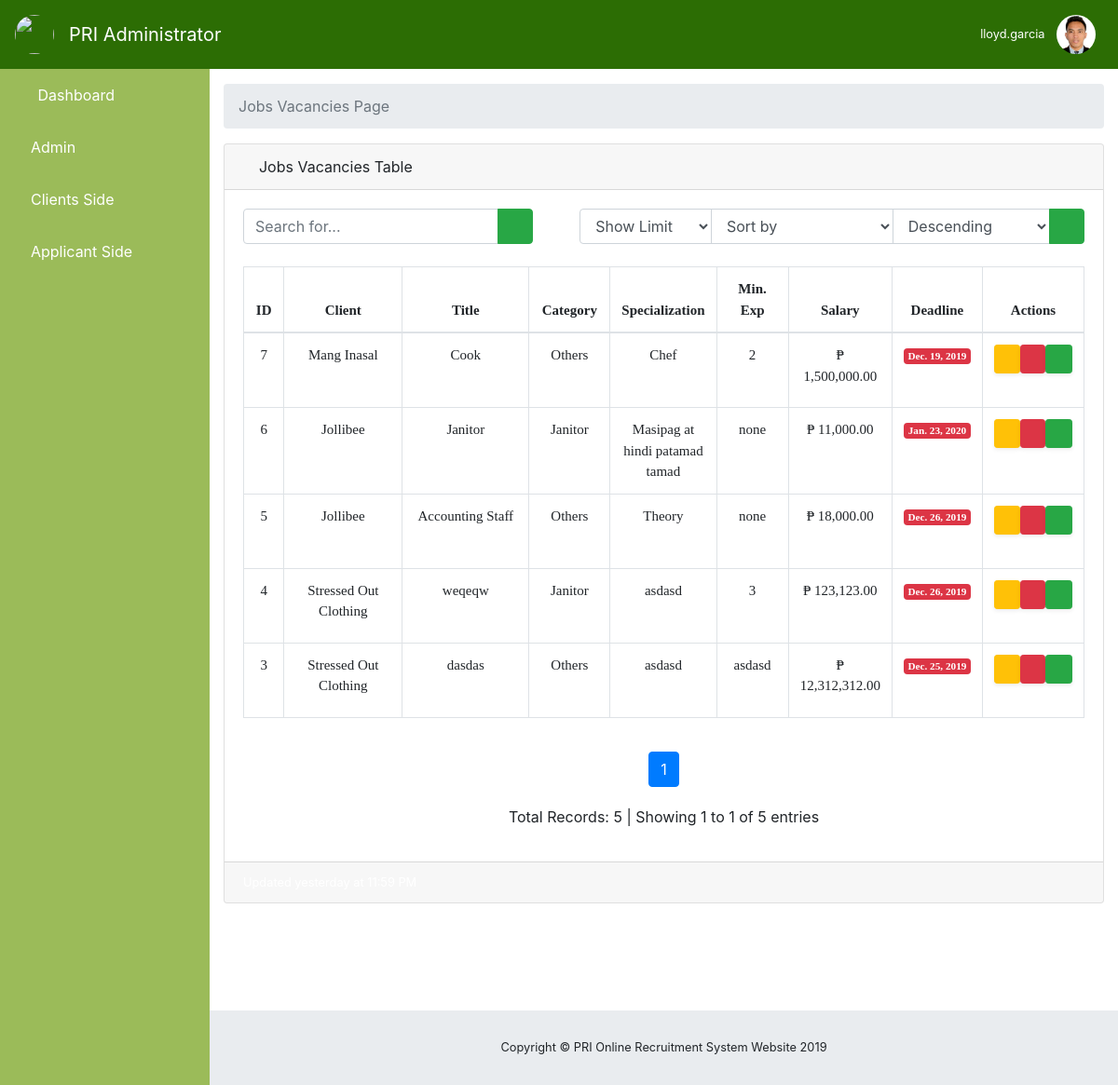
Screenshot of /client/jobs/ (signed in) with the database file from the repository.
### pors_app/models.py (models this page shows, shortened)
class PRIUserInfo(models.Model):
    GENDER_LIST = (
        ('Male', 'Male'),
        ('Female', 'Female')
    )
    USER_LEVELS = (
        ('Administrator', 'Administrator'),
        ('Sub Admin', 'Sub Admin'),
        ('Employee', 'Employee'),
        ('Client', 'Client'),
        ('Applicant', 'Applicant'),
    )
    user = models.OneToOneField(User, on_delete=models.CASCADE, related_name='user_fk')
    first_name = models.CharField(max_length=50)
    middle_name = models.CharField(max_length=50)
    last_name = models.CharField(max_length=50)
    age = models.PositiveIntegerField()
    gender = models.CharField(max_length=50, choices=GENDER_LIST, default=GENDER_LIST[0])
    contact = models.CharField(max_length=12, unique=True)
    address = models.CharField(max_length=250)
    position = models.CharField(max_length=50)
    department = models.CharField(max_length=50)
    image = models.ImageField(upload_to='images/', blank=True, validators=[file_validator])
    level = models.CharField(max_length=50, choices=USER_LEVELS, default=USER_LEVELS[0])
    date_added = models.DateTimeField(auto_now_add=True)

class PRIJobVacancyInfo(models.Model):
    CATEGORY_LIST = (
        ('Janitor', 'Janitor'),
        ('Others', 'Others'),
    )
    secure_id = models.CharField(max_length=255,unique=True, blank=True)
    client_request = models.OneToOneField(PRIRequestInfo, on_delete=models.CASCADE, related_name='job_vacancy_client_request_fk')
    job_title = models.CharField(max_length=150)
    job_category = models.CharField(max_length=10, choices=CATEGORY_LIST, default=CATEGORY_LIST[0])
    job_specialization = models.CharField(max_length=50)
    job_minimum_experience = models.CharField(max_length=15)
    job_salary = models.DecimalField(default=0, max_digits=12, decimal_places=2)
    job_deadline = models.DateField()
    job_company_overview = models.TextField(blank=True)
    job_description = models.TextField(blank=True)

class PRIRequestInfo(models.Model):
    STATUS_LIST = (
        ('Started', 'Started'),
        ('On Going', 'On Going'),
        ('Completed', 'Completed'),
        ('Deadline', 'Deadline'),
        ('Failed', 'Failed'),
    )
    requested_client = models.ForeignKey(PRIClientsInfo, on_delete=models.CASCADE, related_name='requested_client_fk')
    status = models.CharField(max_length=50, choices=STATUS_LIST, default=STATUS_LIST[0])
    content = models.TextField()
    data_requested = models.DateField(auto_now_add=True)
    seen_by_admin = models.BooleanField(default=False)

class PRIClientsInfo(models.Model):
    client_user = models.OneToOneField(PRIUserInfo, on_delete=models.CASCADE, related_name='client_user_fk')
    client_company_name = models.CharField(max_length=50, null=True)
    client_company_logo = models.ImageField(upload_to='images/', blank=True, null=True, validators=[file_validator])
    client_location = models.CharField(max_length=250)
    contact_person = models.CharField(max_length=80)
    contact_mobile_no = models.CharField(max_length=12, unique=True)

### pors_app/views.py (the view)
# urls.py: path('client/jobs/', views.PriJobs.as_view(), name='jobs'),
class PriJobs(LoginRequiredMixin, TemplateView):
    template_name = 'pri_admin/pri_admin_jobs_page.html'
    def get_context_data(self, *args, **kwargs):
        context = super(PriJobs, self).get_context_data(*args, **kwargs)
        user = User.objects.all().filter(username=self.request.user)
        try:
            profile = PRIUserInfo.objects.all().get(user__in=user, level='Administrator')
        except PRIUserInfo.DoesNotExist:
            raise Http404()
        for key, value in self.request.session.items():
            print('{} -> {}'.format(key, value))
        if 'current_page' in self.request.session:
            del self.request.session['current_page']
            print('current_page => DELETED!')
        else:
            print('current_page is not existing yet!')
        if 'search_text' in self.request.session:
            del self.request.session['search_text']
            print('searched_text => DELETED!')
        else:
            print('searched_text is not existing yet')
        if 'sortBy' in self.request.session:
            del self.request.session['sortBy']
            print('sortBy => DELETED!')
        else:
            print('sortBy is not existing yet')
        if 'column' in self.request.session:
            del self.request.session['column']
            print('column => DELETED')
        else:
            print('column is not existing yet')
        if 'limit' in self.request.session:
            del self.request.session['limit']
            print('limit => DELETED')
        else:
            print('limit is not existing yet')
        query = PRIJobVacancyInfo.objects.all().order_by('-id')
        count = query.count()
        query = pri_admin_jobs_page_pagination(query, 10, 1)
        columns = []
        for field in PRIJobVacancyInfo._meta.get_fields()[3:]:
            col = field.get_attname_column()[1]
            columns.append(col.replace("_", " "))
        columns.remove("client request id")
        columns.remove("job company overview")
        columns.remove("job description")
        context.update({
            'user': user,
            'profile': profile,
            'query': query,
            'count': count,
            'columns': columns,
        })
        return context

### pors_app/templates/pri_admin/pri_admin_jobs_page.html (shortened to what this page needs)
{% extends 'pri_admin/pri_admin_index.html' %}
{% block inner_body %}
<ol class="breadcrumb">
    <li class="breadcrumb-item active">Jobs Vacancies Page</li>
</ol>
<div class="card mb-3">
    <div class="card-header">
        <i class="fas fa-table"></i>
        Jobs Vacancies Table
    </div>
    <div class="card-body">
        <div class="d-sm-flex align-items-center justify-content-between mb-4">
           <form method="POST" id="form-search-jobs">
                <div class="input-group">
                    <input id="search-jobs" type="text" class="form-control" placeholder="Search for..." aria-label="Search"
                           aria-describedby="basic-addon2" required>
                    <div class="input-group-append">
                        <button class="btn btn-success btn-search-jobs" type="button">
                            <i class="fas fa-search"></i>
                        </button>
                    </div>
                </div>
            </form>
            <form style="width: 60%">
                 <div class="input-group">
                       <select class="form-control" id="record-limit-jobs" style="width: 10%">
                            <option disabled selected hidden>Show Limit</option>
                        </select>
                     <select class="form-control" id="column-jobs" style="width: 20%">
                            <option disabled selected hidden>Sort by</option>
                        </select>
                    <select class="form-control" id="sort-order-jobs" style="width: 15%">
                            <option>Descending</option>
                    </select>
                    <div class="input-group-append">
                        <button class="btn btn-success" type="button" id="button-sort-jobs">
                            <i class="fas fa-sort"></i>
                        </button>
                    </div>
                </div>
            </form>
        </div>
        <div class="table-responsive" id="table-jobs">
            <table class="table table-bordered" id="dataTable" width="100%" cellspacing="0" style="font-family: candara; font-size: 15px">
                <thead>
                <tr>
                    <th style="width: 5%" class="text-center">ID</th>
                    <th style="width: 20%" class="text-center">Client</th>
                    <th style="width: 20%" class="text-center">Title</th>
                    <th style="width: 10%" class="text-center">Category</th>
                    <th style="width: 10%" class="text-center">Specialization</th>
                    <th style="width: 10%" class="text-center">Min. Exp</th>
                    <th style="width: 10%" class="text-center">Salary</th>
                    <th style="width: 10%" class="text-center">Deadline</th>
                    <th style="width: 5%" class="text-center">Actions</th>
                </tr>
                </thead>
                <tbody>
                 {% include 'pri_admin/tables/pri_admin_jobs_table.html' %}
                </tbody>
            </table>
        </div>
        <div id="pagination-jobs" class="text-center">
            {% include 'pri_admin/paginators/pri_admin_users_pagination.html' %}
        </div>
    </div>
    <div class="card-footer small text-muted">Updated yesterday at 11:59 PM</div>
</div>
<p class="small text-center text-muted my-5">
    <em>To God be the Glory</em>
</p>
{% endblock inner_body %}

### pors_app/templates/pri_admin/pri_admin_index.html (shortened to what this page needs)
{% extends 'base.html' %}
{% load staticfiles %}
{% block body_block %}
<nav class="navbar navbar-expand navbar-dark custom-color-header static-top">
    <a class="navbar-brand" href="#">
        <img class="rounded-circle" src="{% static 'images\pri_logo.jpg' %}" alt="" height="42" width="42">
    </a>
    <a class="navbar-brand mr-1" href="{% url 'admin:index' %}">PRI Administrator</a>
    <button class="btn btn-link btn-sm text-white order-1 order-sm-0" id="sidebarToggle" href="#">
        <i class="fas fa-bars"></i>
    </button>
    {% if request.user.is_authenticated and request.user.is_superuser and request.user.is_active %}
    {% if user %}
    {% for u in user %}
    <ul class="navbar-nav ml-auto ml-md-0">
        <li class="nav-item dropdown no-arrow">
            <a class="nav-link dropdown-toggle" href="#" id="userDropdown" role="button" data-toggle="dropdown"
               aria-haspopup="true" aria-expanded="false">
                <span class="mr-2 d-none d-lg-inline text-white small">{{ u.username }}</span>
                <img class="img-profile rounded-circle"
                     src="
                 {% if profile.image %}
                    {{ profile.image.url}}
                 {% else %}
                    {% static 'images/Administrator Male_48px.png' %}
                 {% endif %}
                "
                     height="42" width="42">
            </a>
        </li>
    </ul>
    {% endfor %}
    {% endif %}
    {% endif %}
</nav>
<div id="wrapper">
    <ul class="sidebar navbar-nav custom-color">
        <li class="nav-item">
            <a class="nav-link" href="{% url 'pri:dashboard' %}">
                <i class="fas fa-fw fa-tachometer-alt text-white"></i>
                <span class="custom-text-color">Dashboard</span>
            </a>
        </li>
        <li class="nav-item">
            <a class="nav-link" href="{% url 'pri:admin' %}">
                <i class="fas fa-user-tie custom-text-color"></i>
                <span class="custom-text-color">Admin</span></a>
        </li>
        <li class="nav-item dropdown ">
            <a class="nav-link dropdown-toggle" href="#" id="pagesDropdownClients" role="button" data-toggle="dropdown"
               aria-haspopup="true" aria-expanded="false">
                <i class="fas far fa-building custom-text-color"></i>
                <span class="custom-text-color">Clients Side</span>
            </a>
        </li>
         <li class="nav-item dropdown ">
            <a class="nav-link dropdown-toggle" href="#" id="pagesDropdownApplicants" role="button" data-toggle="dropdown"
               aria-haspopup="true" aria-expanded="false">
                <i class="fas fa-users custom-text-color"></i>
                <span class="custom-text-color">Applicant Side</span>
            </a>
        </li>
    </ul>
    <div id="content-wrapper">
        <div class="container-fluid">
            {% if request.user.is_authenticated and request.user.is_superuser and request.user.is_active %}
            {% if user %}
            {% block inner_body %}{% endblock inner_body %}
            {% endif %}
            {% endif %}
        </div>
        <footer class="sticky-footer">
            <div class="container my-auto">
                <div class="copyright text-center my-auto">
                    <span>Copyright © PRI Online Recruitment System Website 2019</span>
                </div>
            </div>
        </footer>
    </div>
</div>
{% endblock body_block %}

### pors_app/templates/base.html (shortened to what this page needs)
{% load staticfiles %}
<!DOCTYPE html>
<html lang="en">
<head>
    <link href="{% static 'vendor/fontawesome-free/css/all.min.css' %}" rel="stylesheet" type="text/css">
    <link href="{% static 'vendor/datatables/dataTables.bootstrap4.css' %}" rel="stylesheet">
    <link href="{% static 'css/sb-admin.css' %}" rel="stylesheet">
    <link href="{% static 'css/main.css' %}" rel="stylesheet">
    <link rel="stylesheet" href="{% static 'css/gijgo.min.css' %}"/>
    <link rel="stylesheet" href="{% static 'css/gijgo.css'%}">
    <link rel="stylesheet" href="{% static 'css/loading.css' %}">
    <link rel="stylesheet" href="{% static 'css/loading-btn.css' %}">
</head>
<body id="page-top">
{% block body_block %}
{% endblock body_block %}
</body>
</html>

### pors_app/templates/pri_admin/tables/pri_admin_jobs_table.html
{% load staticfiles %}
{% load humanize %}
{% for record in query %}
<tr>
    <td class="text-center">{{ record.id }}</td>
    <td class="text-center">{{ record.client_request.requested_client.client_company_name }}</td>
    <td class="text-center">{{ record.job_title }}</td>
    <td class="text-center">{{ record.job_category }}</td>
    <td class="text-center">{{ record.job_specialization }}</td>
    <td class="text-center">{{ record.job_minimum_experience }}</td>
    <td class="text-center">&#8369; {{ record.job_salary|intcomma }}</td>
    <td class="text-center"><span class="badge badge-danger">{{ record.job_deadline }}</span></td>
    <td align="center">
        <div class="d-md-flex align-items-center justify-content-between mb-4">
            <button type="button" data-url="{% url 'pri:edit_jobs' record.id %}"
                    class="d-none d-sm-inline-block btn btn-sm btn-warning shadow-sm show-form-edit-jobs" data-toggle="tooltip" data-placement="top" title="Edit">
                <span class="fas fa-pencil-alt fa-sm text-black-50"></span>
            </button>
            <button type="button" data-url="{% url 'pri:delete_jobs' record.id %}"
                    class="d-none d-sm-inline-block btn btn-sm btn-danger shadow-sm show-form-delete-jobs" data-toggle="tooltip" data-placement="top" title="Delete">
                <span class="fas fa-trash-alt fa-sm text-white-50"></span>
            </button>
            <button type="button" data-url="{% url 'pri:applicant_request_jobs' record.secure_id %}"
                    class="d-none d-sm-inline-block btn btn-sm btn-success shadow-sm show-applicant-requests" data-toggle="tooltip" data-placement="top" title="Applicants">
                <span class="fas fa-users text-white-50"></span>
            </button>
        </div>
    </td>
</tr>
{% empty %}
<tr>
    <td colspan="9" class="text-center bg-warning">No Records!</td>
</tr>
{% endfor %}

### pors_app/templates/pri_admin/paginators/pri_admin_users_pagination.html (shortened to what this page needs)
<ul class="pagination justify-content-center" style="margin:20px 0">
    {% for page in query.paginator.page_range %}
        {% if query.number == page %}
            <li class="page-item active"><a class="page-link" href="?page={{ page }}">{{ page }}</a></li>
        {% elif page > query.number|add:'-5' and page < query.number|add:'5' %}
            <li class="page-item"><a class="page-link" href="?page={{ page }}">{{ page }}</a></li>
        {% endif %}
    {% endfor %}
</ul>
<p>Total Records: {{ count }} | Showing {{ query.number }} to {{ query.paginator.num_pages }} of {{ query.object_list|length }} entries</p>

### rows the page displays
PRIJobVacancyInfo: id "7", client_request.requested_client.client_company_name "Mang Inasal", job_title "Cook", job_category "Others", job_specialization "Chef", job_minimum_experience "2", job_salary "1,500,000.00", job_deadline "Dec. 19, 2019"
PRIJobVacancyInfo: id "6", client_request.requested_client.client_company_name "Jollibee", job_title "Janitor", job_category "Janitor", job_specialization "Masipag at hindi patamad tamad", job_minimum_experience "none", job_salary "11,000.00", job_deadline "Jan. 23, 2020"
PRIJobVacancyInfo: id "5", client_request.requested_client.client_company_name "Jollibee", job_title "Accounting Staff", job_category "Others", job_specialization "Theory", job_minimum_experience "none", job_salary "18,000.00", job_deadline "Dec. 26, 2019"
PRIJobVacancyInfo: id "4", client_request.requested_client.client_company_name "Stressed Out Clothing", job_title "weqeqw", job_category "Janitor", job_specialization "asdasd", job_minimum_experience "3", job_salary "123,123.00", job_deadline "Dec. 26, 2019"
PRIJobVacancyInfo: id "3", client_request.requested_client.client_company_name "Stressed Out Clothing", job_title "dasdas", job_category "Others", job_specialization "asdasd", job_minimum_experience "asdasd", job_salary "12,312,312.00", job_deadline "Dec. 25, 2019"

### other values shown
{{ u.username }} "lloyd.garcia"
{{ page }} "1"
{{ count }} "5"
{{ query.number }} "1"
{{ query.paginator.num_pages }} "1"
{{ query.object_list|length }} "5"
